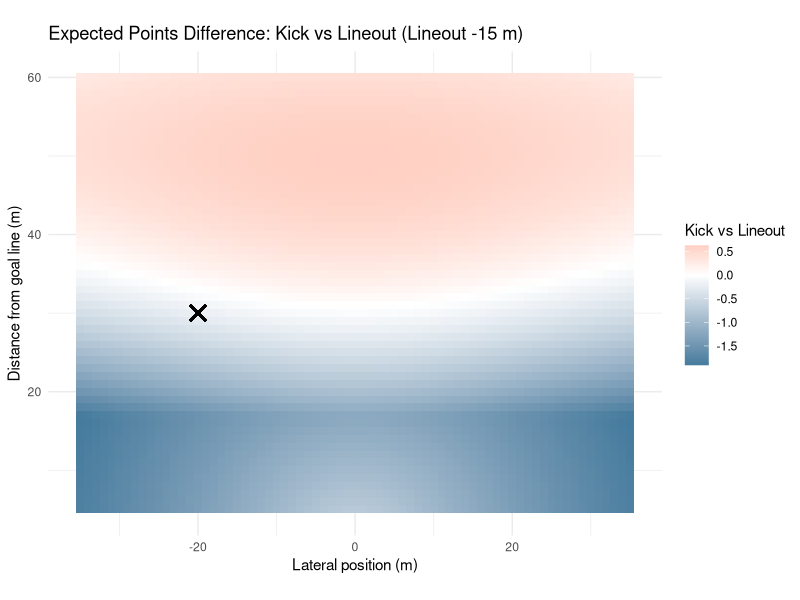
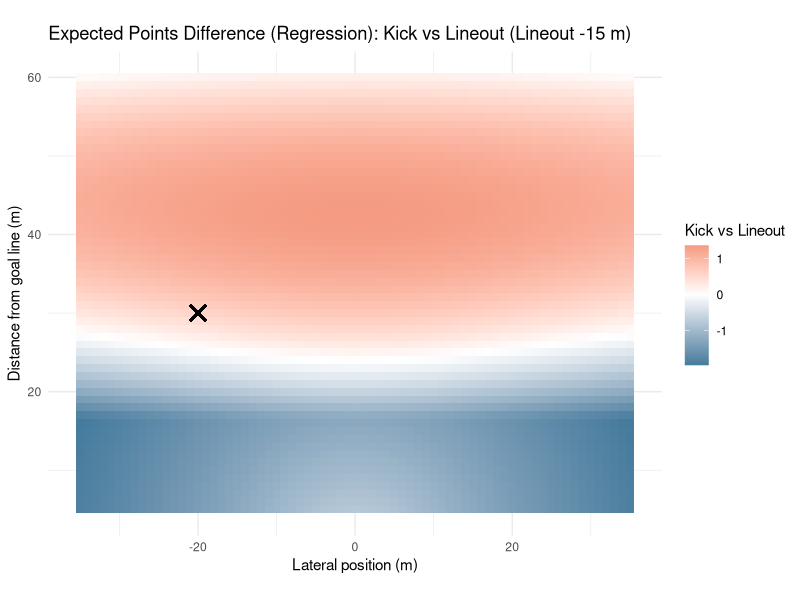
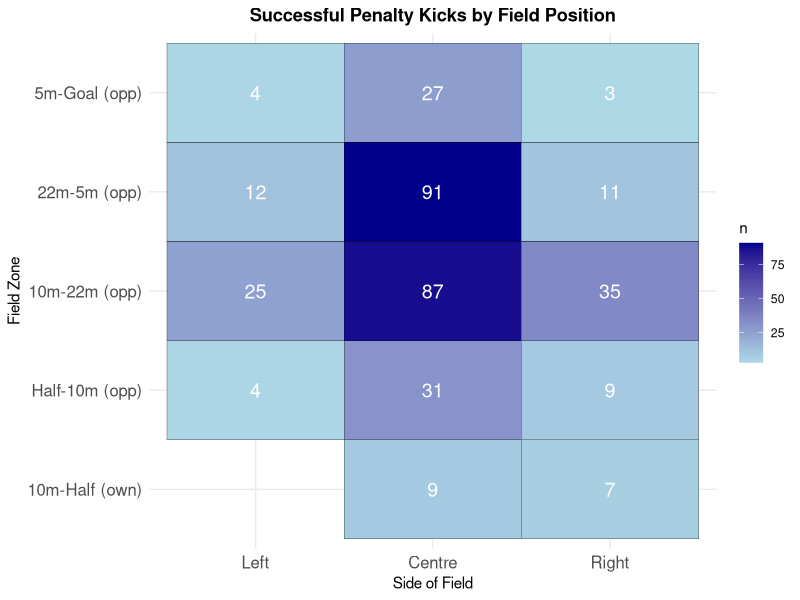
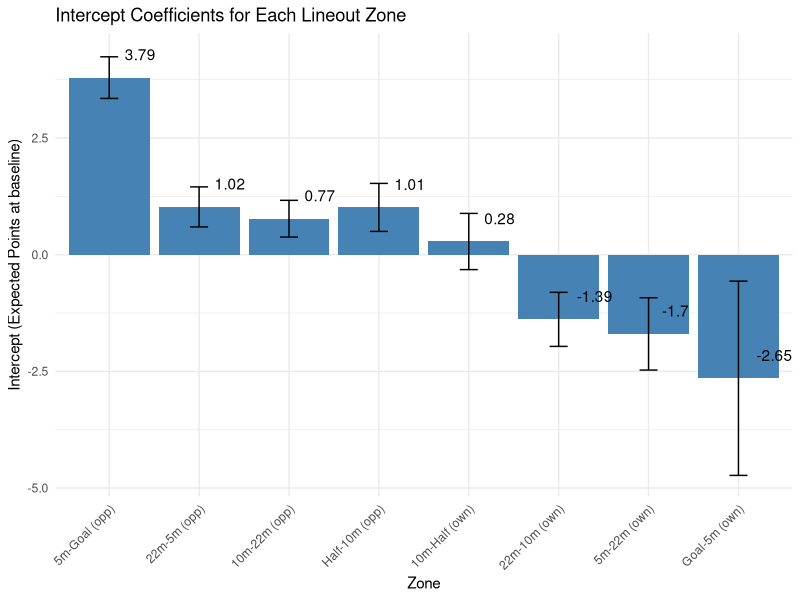
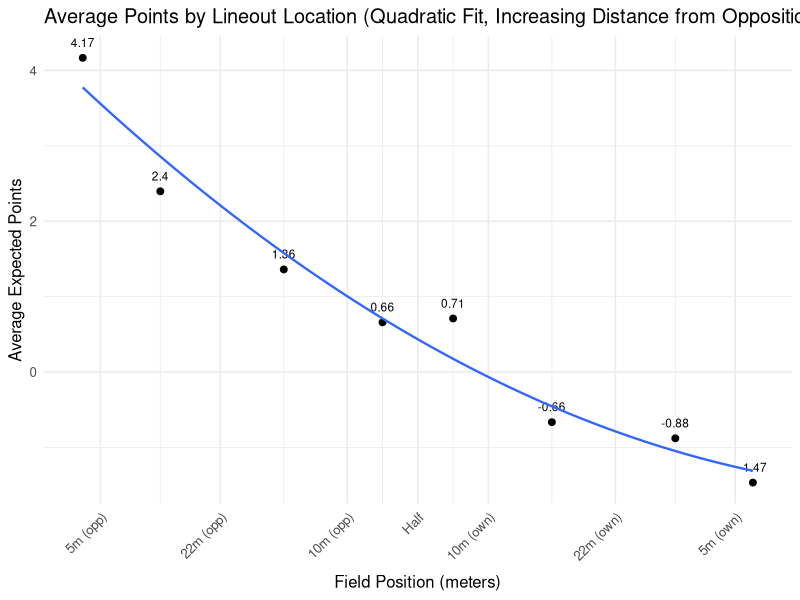
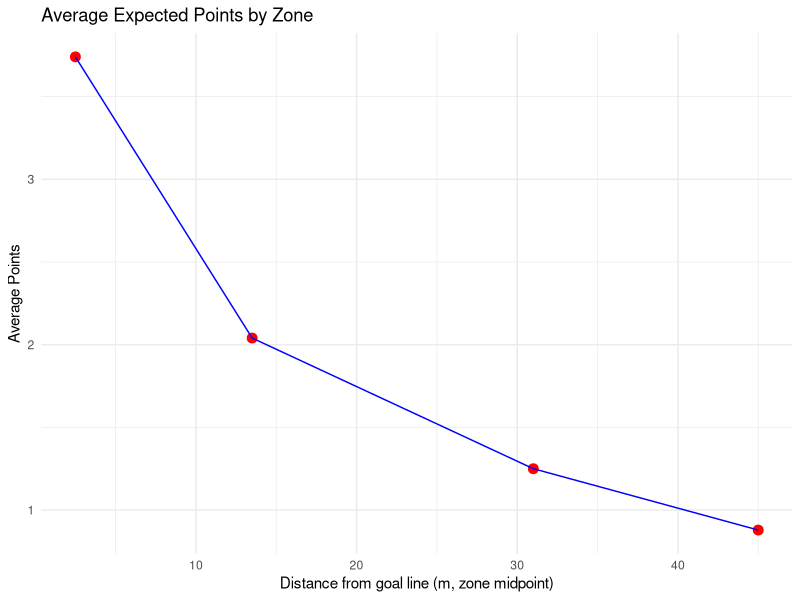
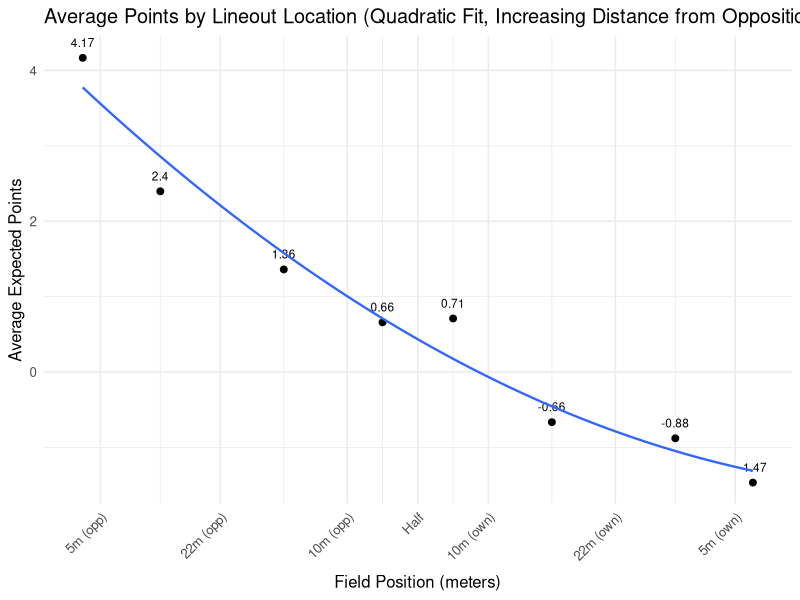
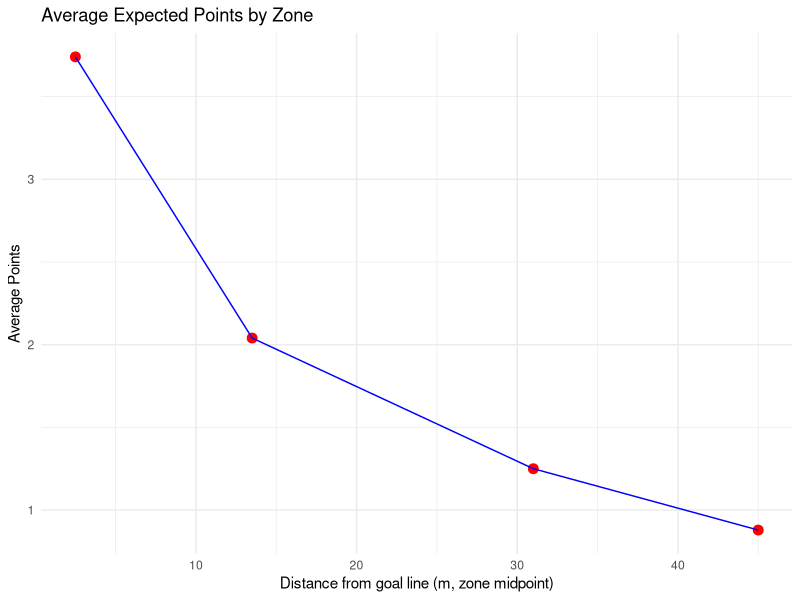

R code for these plots, in order: (Note: this script raises an error after producing the figures.)
##################
### REFERENCES ###
##################

# setwd("/Users/kennywatts/Documents/GitHub/Rugby-Expected-Points/")

## Links to Article
# https://www.data-ruck.com/blog/predicting-kicks-outcome/
# https://journals.sagepub.com/doi/10.1177/22150218251365220

## Data Download Link
# https://zenodo.org/api/records/13851563/files-archive

# Goal Kicking Data
# https://www.sciencedirect.com/science/article/pii/S1440244014000255


################
### PACKAGES ###
################

# install.packages("patchwork")
library(patchwork)

# install.packages("stringr")
library(stringr)

# install.packages("tidyverse")
library(tidyverse)

# install.packages("dplyr")
library(dplyr)

#################
### DATA LOAD ###
#################

# run from project directory (or within .Rproj)
phase_data = read_csv("data/phase_2018-19.csv")
# preview data
head(phase_data)

########################
### DATA EXPLORATION ###
#######################

# location where the phase began, determined determined by the metre lines dividing the pitch
unique(phase_data$Location)

# period between subsequent rucks
unique(phase_data$Phase)

# location on the pitch where the phase began, determined by the lineout lines dividing the pitch
unique(phase_data$Side)

# how did the play start?
unique(phase_data$Play_Start)

# upon scoring, the event was assigned to all phases since the previous scoring event
unique(phase_data$Outcome)

# points difference (I'm assuming for whoever has possession of the ball)
## oftentimes this is from perspective of the home team, but if it flips back and forth w/ possession then you're right
unique(phase_data$Points_Difference)

# phase data including cards

phase_data_cards <- phase_data

# remove instances when cards occur
phase_data <- phase_data %>%
  filter(
    Red_Cards_Own == 0,
    Red_Cards_Opp == 0,
    Yellow_Cards_Own == 0,
    Yellow_Cards_Opp == 0
  ) %>%
  select(-Red_Cards_Own, -Red_Cards_Opp, -Yellow_Cards_Own, -Yellow_Cards_Opp)

# get restarts
restarts <- phase_data %>%
  filter(Play_Start == "Restart Kick", Phase ==1)

# list of unique restart locations
unique(restarts$Location)

# successfulpenalty kicks and locations
successful_penalty_kicks <- phase_data %>%
  arrange(ID) %>% 
  mutate(
    prev_location = lag(Location),          # previous play location
    prev_team = lag(Team_In_Poss),          # previous team in possession
    prev_side = lag(Side),                  # previous side
    score_change = Points_Difference - lag(Points_Difference),
    
    # flip certain "own" zones to "opp"
    prev_location = case_when(
      prev_location == "Goal-5m (own)"   ~ "5m-Goal (opp)",
      prev_location == "5m-22m (own)"    ~ "22m-5m (opp)",
      prev_location == "22m-10m (own)"   ~ "10m-22m (opp)",
      TRUE ~ prev_location
    )
  ) %>%
  # isolate for 3-point scores
  filter(
    abs(score_change) == 3
  ) %>%
  select(ID, Round, Home, Away, Location, prev_location, prev_team, prev_side, Points_Difference, Outcome)
# preview data
print(successful_penalty_kicks)


# mapping successful penalty kicks

zone_levels <- c("Goal-5m (own)", "5m-22m (own)", "22m-10m (own)", "10m-Half (own)",
                 "Half-10m (opp)", "10m-22m (opp)", "22m-5m (opp)", "5m-Goal (opp)")

successful_penalty_kicks <- successful_penalty_kicks %>%
  mutate(
    prev_location = factor(prev_location, levels = zone_levels),
    prev_side = factor(prev_side, levels = c("Left", "Centre", "Right"))
  )

field_counts <- successful_penalty_kicks %>%
  count(prev_location, prev_side)

p1 <- ggplot(field_counts, aes(x = prev_side, y = prev_location, fill = n)) +
  geom_tile(color = "black") +
  geom_text(aes(label = n), color = "white", size = 5) +
  scale_fill_gradient(low = "lightblue", high = "darkblue") +
  labs(title = "Successful Penalty Kicks by Field Position",
       x = "Side of Field",
       y = "Field Zone") +
  theme_minimal() +
  theme(
    axis.text.x = element_text(size = 12),
    axis.text.y = element_text(size = 12),
    plot.title = element_text(hjust = 0.5, face = "bold")
  )

ggsave("plots/penalty_kicks_by_position.png", p1, width = 10, height = 8, dpi = 300)

# expected points of lineout in different locations

phase_data <- phase_data %>%
  mutate(
    # extract signed numbers inside parentheses: (+3), (-3), etc.
    points = str_extract(Outcome, "[-+]?\\d+") %>% as.numeric(),
    
    # handle cases with no number (e.g. "no score", turnovers)
    points = ifelse(is.na(points), 0, points)
  )

zones <- c(
  "5m-Goal (opp)",
  "22m-5m (opp)",
  "10m-22m (opp)",
  "Half-10m (opp)",
  "10m-Half (own)",
  "22m-10m (own)",
  "5m-22m (own)",
  "Goal-5m (own)"
)

lineouts_clean <- phase_data %>%
  filter(
    Play_Start == "Lineout",
    Location %in% zones,
    Phase == 1
  ) %>%
  arrange(Round, Home, Away, Team_In_Poss, desc(Seconds_Remaining))

expected_points_by_zone <- lineouts_clean %>%
  group_by(Location) %>%
  summarise(
    n_phases = n(),
    avg_points = mean(points, na.rm = TRUE),
    total_points = sum(points, na.rm = TRUE),
    .groups = "drop"
)

print(expected_points_by_zone)

#####
# Expected points using linear regression
#####

last_play <- phase_data_cards %>%
  group_by(Round, Home, Away) %>%
  filter(ID == max(ID)) %>%
  ungroup() %>%
  mutate(
    last_play_points = str_extract(Outcome, "[-+]?\\d+") %>% as.numeric(),
    last_play_points = ifelse(is.na(last_play_points), 0, last_play_points),
    
    Score_Change = last_play_points,
    
    Final_Points_Difference = Points_Difference + Score_Change,
    Final_Points_Diff_Home = if_else(Team_In_Poss == "Home",
                                     Final_Points_Difference,
                                     -Final_Points_Difference)
)

# making win percentage column

matches <- last_play %>%
  select(Round, Home, Away, Final_Points_Diff_Home) %>%
  distinct()

team_games <- matches %>%
  pivot_longer(cols = c(Home, Away),
               names_to = "Side",
               values_to = "Team") %>%
  mutate(
    Win = case_when(
      Side == "Home" & Final_Points_Diff_Home > 0 ~ 1,
      Side == "Home" & Final_Points_Diff_Home <= 0 ~ 0,
      Side == "Away" & Final_Points_Diff_Home < 0 ~ 1,
      Side == "Away" & Final_Points_Diff_Home >= 0 ~ 0
    ),
    Round = as.numeric(Round)
  ) %>%
  arrange(Team, Round)

team_games <- team_games %>%
  group_by(Team) %>%
  arrange(Round) %>%
  mutate(
    Games_Played = lag(row_number(), default = 0),
    Wins_Before = lag(cumsum(Win), default = 0),
    WinPct_Before = if_else(Games_Played == 0, 0.5, Wins_Before / Games_Played)
  ) %>%
  ungroup()

phase_data_cards <- phase_data_cards %>%
  mutate(
    Team_for_join = case_when(
      Team_In_Poss == "Home" ~ Home,
      Team_In_Poss == "Away" ~ Away
    )
  )

phase_data_cards <- phase_data_cards %>%
  left_join(
    team_games %>% select(Team, Round, WinPct_Before),
    by = c("Team_for_join" = "Team", "Round" = "Round")
  )

regression_lineouts <- phase_data_cards %>%
  filter(
    Play_Start == "Lineout",
    Location %in% zones,
    Phase == 1
  )

regression_lineouts <- regression_lineouts %>%
  mutate(
    Home_Attack = if_else(Team_In_Poss == "Home", 1, 0)
  )

regression_lineouts <- regression_lineouts %>%
  mutate(
    Opponent = if_else(Team_In_Poss == "Home", Away, Home)
  ) %>%
  left_join(
    team_games %>% select(Team, Round, WinPct_Before) %>%
      rename(Opponent = Team,
             Opponent_WinPct = WinPct_Before),
    by = c("Opponent", "Round")
  )

regression_lineouts <- regression_lineouts %>%
  mutate(
    WinPct_Diff = WinPct_Before - Opponent_WinPct
  )

regression_lineouts <- regression_lineouts %>%
  mutate(
    Card_Diff = (Yellow_Cards_Opp + Red_Cards_Opp) - (Yellow_Cards_Own + Red_Cards_Own)
  )

regression_lineouts <- regression_lineouts %>%
  mutate(
  points = str_extract(Outcome, "[-+]?\\d+") %>% as.numeric(),
  points = ifelse(is.na(points), 0, points))

lineouts_by_zone <- split(regression_lineouts, regression_lineouts$Location)

zone_regressions <- list()

for (zone_name in names(lineouts_by_zone)) {
  df <- lineouts_by_zone[[zone_name]]
  
  lm_zone <- lm(points ~ Seconds_Remaining + Home_Attack + WinPct_Diff + Card_Diff, data = df)
  
  zone_regressions[[zone_name]] <- lm_zone
}

# Expected points for each zone using regression

library(broom)

zone_coefficients <- lapply(names(zone_regressions), function(zone) {
  broom::tidy(zone_regressions[[zone]]) %>%
    mutate(Location = zone)
}) %>%
  bind_rows()

zones_order <- c(
  "5m-Goal (opp)",
  "22m-5m (opp)",
  "10m-22m (opp)",
  "Half-10m (opp)",
  "10m-Half (own)",
  "22m-10m (own)",
  "5m-22m (own)",
  "Goal-5m (own)"
)

intercepts <- zone_coefficients %>%
  filter(term == "(Intercept)")

intercepts <- intercepts %>%
  mutate(Location = factor(Location, levels = zones_order))

reg_plot <- ggplot(intercepts, aes(x = Location, y = estimate)) +
  geom_col(fill = "steelblue") +
  geom_errorbar(aes(ymin = estimate - std.error, ymax = estimate + std.error), width = 0.2) +
  geom_text(aes(label = round(estimate, 2)),
            nudge_y = 0.5,   # move labels slightly above the bars
            hjust = -0.5) +   # center horizontally
  labs(
    x = "Zone",
    y = "Intercept (Expected Points at baseline)",
    title = "Intercept Coefficients for Each Lineout Zone"
  ) +
  theme_minimal() +
  theme(axis.text.x = element_text(angle = 45, hjust = 1))

ggsave("plots/reg_plot.png", reg_plot, width = 10, height = 6, dpi = 300)

# Expected Points of Lineout All Areas of the pitch

expected_points_by_zone <- lineouts_clean %>%
  group_by(Location) %>%
  summarise(
    n_phases = n(),
    avg_points = mean(points, na.rm = TRUE),
    total_points = sum(points, na.rm = TRUE),
    .groups = "drop"
  ) %>%
  mutate(Location = factor(Location, levels = zones_order)) %>%
  arrange(Location)

expected_points_regression <- intercepts %>%
  mutate(Location = factor(Location, levels = zones_order)) %>%
  arrange(Location)

# Print Table
print(expected_points_by_zone)

# Plot of Meteres vs Expected Points of Lineout

field_lines <- c(5, 22, 40, 50, 60, 78, 95)
line_names <- c("5m (opp)", "22m (opp)", "10m (opp)", "Half", "10m (own)", "22m (own)", "5m (own)")

zone_meters <- c(2.5, 13.5, 31, 45, 55, 69, 86.5, 97.5)

expected_points_by_zone$Location <- factor(expected_points_by_zone$Location, levels = zones_order)
expected_points_by_zone$meter_x <- zone_meters[match(as.character(expected_points_by_zone$Location), zones_order)]

expected_points_regression$Location <- factor(expected_points_regression$Location, levels = zones_order)
expected_points_regression$meter_x <- zone_meters[match(as.character(expected_points_regression$Location), zones_order)]

# Computing Quadratic Minimum

quad_fit_tmp <- lm(avg_points ~ poly(meter_x, 2), data = expected_points_by_zone)
quad_fit_reg <- lm(estimate ~ poly(meter_x, 2), data = expected_points_regression)

grid_x <- seq(min(expected_points_by_zone$meter_x, na.rm = TRUE),
              max(expected_points_by_zone$meter_x, na.rm = TRUE),
              length.out = 2000)

pred_tmp <- predict(quad_fit_tmp, newdata = data.frame(meter_x = grid_x))
pred_reg <- predict(quad_fit_reg, newdata = data.frame(meter_x = grid_x))

cap_x <- grid_x[which.min(pred_tmp)]
cap_x_reg <- grid_x[which.min(pred_reg)]

lineout_plot <- ggplot(expected_points_by_zone, aes(x = meter_x, y = avg_points)) +
  geom_point(size = 2) +
  geom_text(aes(label = round(avg_points, 2)), vjust = -1.2, size = 3, check_overlap = TRUE) +
  geom_smooth(method = "lm", formula = y ~ poly(pmin(x,  cap_x), 2), se = FALSE, linewidth = 0.8) +
  scale_x_continuous(
    breaks = field_lines,
    labels = line_names,
    expand = expansion(add = c(3, 3)),
    limits = c(0, 100)  # ensures full field range
  ) +
  labs(
    title = "Average Points by Lineout Location (Quadratic Fit, Increasing Distance from Opposition Goal Line)",
    x = "Field Position (meters)",
    y = "Average Expected Points"
  ) +
  theme_minimal(base_size = 12) +
  theme(
    axis.text.x = element_text(angle = 45, hjust = 1),
    axis.title.x = element_text(margin = ggplot2::margin(t = unit(8, "pt")))
  )

ggsave("plots/lineout_plot.png", lineout_plot, width = 10, height = 6, dpi = 300)

df <- tibble::tibble(
  y_mid = c(31, 13.5, 2.5, 45),
  avg_points = c(1.25, 2.04, 3.74, 0.879)
)

p2 <- ggplot(df, aes(x = y_mid, y = avg_points)) +
  geom_point(size = 3, color = "red") +
  geom_line(group = 1, color = "blue") +
  labs(
    title = "Average Expected Points by Zone",
    x = "Distance from goal line (m, zone midpoint)",
    y = "Average Points"
  ) +
  theme_minimal()

ggsave("plots/expected_points_by_zone.png", p2, width = 10, height = 6, dpi = 300)

# Regression quad plot

lineout_plot_reg <- ggplot(expected_points_regression, aes(x = meter_x, y = estimate)) +
  geom_point(size = 2) +
  geom_text(aes(label = round(estimate, 2)), vjust = -1.2, size = 3, check_overlap = TRUE) +
  geom_smooth(method = "lm", formula = y ~ poly(pmin(x,  cap_x_reg), 3), se = FALSE, linewidth = 0.8) +
  scale_x_continuous(
    breaks = field_lines,
    labels = line_names,
    expand = expansion(add = c(3, 3)),
    limits = c(0, 100)  # ensures full field range
  ) +
  labs(
    title = "Average Points by Lineout Location (Cubic Fit, Increasing Distance from Opposition Goal Line)",
    x = "Field Position (meters)",
    y = "Average Expected Points"
  ) +
  theme_minimal(base_size = 12) +
  theme(
    axis.text.x = element_text(angle = 45, hjust = 1),
    axis.title.x = element_text(margin = ggplot2::margin(t = unit(8, "pt")))
  )

ggsave("plots/lineout_plot_reg.png", lineout_plot, width = 10, height = 6, dpi = 300)

df_reg <- tibble::tibble(
  y_mid = c(31, 13.5, 2.5, 45),
  estimate = c(1.25, 2.04, 3.74, 0.879)
)

p2_reg <- ggplot(df_reg, aes(x = y_mid, y = estimate)) +
  geom_point(size = 3, color = "red") +
  geom_line(group = 1, color = "blue") +
  labs(
    title = "Average Expected Points by Zone",
    x = "Distance from goal line (m, zone midpoint)",
    y = "Average Points"
  ) +
  theme_minimal()

ggsave("plots/expected_points_regression.png", p2_reg, width = 10, height = 6, dpi = 300)

# coefficients from logistic regression (REPLICATE THIS)
beta_angle <- 0.45
beta_distance <- -0.022
intercept <- -1.78

x_vals <- seq(-35, 35, by = 1)
y_vals <- seq(5, 60, by = 1)
grid <- expand.grid(x = x_vals, y = y_vals)

# SET THIS AS DEFAULT VALUE, CORRECT IF NOT SO
post_half_width <- 2.81

# logistic function
logit_prob <- function(angle, distance) {
  1 / (1 + exp(-(beta_angle * angle + beta_distance * distance + intercept)))
}

compute_expected_points <- function(x, y, post_half_width = 2.81) {
  # positions of the posts along the x-axis
  left_post_x  <- -post_half_width
  right_post_x <-  post_half_width
  
  # distances to the posts from kicker at (x, y)
  angle_left  <- atan2(x + left_post_x, y)
  angle_right <- atan2(x - right_post_x, y)
  
  # angular width of target
  angle <- angle_right - angle_left
  
  # logistic probability
  distance <- sqrt(x^2 + y^2)
  prob_raw <- logit_prob(angle, distance)
  
  prob_raw
}

grid <- grid %>%
  mutate(
    prob_raw_pos = compute_expected_points(x, y),
    prob_raw_neg = compute_expected_points(-x, y),  # mirror kicker position
    prob_raw_max = pmax(prob_raw_pos, prob_raw_neg)
  ) %>%
  mutate(
    prob = prob_raw_max / max(prob_raw_max),
    expected_points = prob * 3 + (1-prob)*0.604    # 0.604 obtained from expected points following a 22 meter drop out
  )


# plot symmetric heatmap
thresholds <- c(0.8, 0.6, 0.4, 0.2)

p3 <- ggplot(grid, aes(x = x, y = y, fill = prob)) +
  geom_tile() +
  geom_contour(aes(z = prob),
               breaks = thresholds,
               color = "white",
               linewidth = 0.8,
               linetype = "dashed") +
  scale_fill_viridis_c(option = "magma", name = "Expected Prob") +
  coord_fixed() +
  labs(
    title = "Expected Probability of Kick Success (Symmetric)",
    x = "Lateral position (m)",
    y = "Distance from goal line (m)"
  ) +
  theme_minimal()

ggsave("plots/kick_success_probability.png", p3, width = 12, height = 10, dpi = 300)

p4 <- ggplot(grid, aes(x = x, y = y, fill = expected_points)) +
  geom_tile() +
  scale_fill_viridis_c(option = "magma", name = "Expected Points") +
  coord_fixed() +
  labs(
    title = "Expected Points of Kick Success (Symmetric)",
    x = "Lateral position (m)",
    y = "Distance from goal line (m)"
  ) +
  theme_minimal()

ggsave("plots/expected_points_heatmap.png", p4, width = 12, height = 10, dpi = 300)



# Expected Points after Penalty miss (drop kick from opposition 22m)

all_restarts <- restarts

head(all_restarts)
table(all_restarts$Location)

# Need to Remove All Restarts After Tries and Penalties

restarts_not_after_score <- phase_data %>%
  mutate(
    prev_ID = lag(ID),
    prev_Points = lag(Points_Difference),
    prev_Play = lag(Play_Start),
    prev_Team_In_Poss = lag(Team_In_Poss)
  ) %>%
  filter(
    Phase == 1,
    Play_Start == "Restart Kick",
    !is.na(prev_ID),
    abs(Points_Difference - prev_Points) == 0,
    Seconds_Remaining < 4795,
    !between(Seconds_Remaining, 2390, 2400)
  )



head(restarts_not_after_score)
table(restarts_not_after_score$Location)


# Filtering out unreasonable locations

avg_points_by_location_restarts <- restarts_not_after_score %>%
  group_by(Location) %>%
  summarise(
    n = n(),
    avg_expected_points = mean(points, na.rm = TRUE)
  ) %>%
  arrange(desc(avg_expected_points))

print(avg_points_by_location_restarts)

overall_avg_points_restarts <- restarts_not_after_score %>%
  summarise(overall_avg_expected_points = mean(points, na.rm = TRUE))

print(overall_avg_points_restarts)


# lineout expected points

expected_points_by_zone <- tibble(
  Location = c("10m-22m (opp)", "22m-5m (opp)", "5m-Goal (opp)", "Half-10m (opp)"),
  y_mid = c(31, 13.5, 2.5, 45),
  avg_points = c(1.25, 2.04, 3.74, 0.879)
)

expected_points_by_zone_reg <- tibble(
  Location = c("10m-22m (opp)", "22m-5m (opp)", "5m-Goal (opp)", "Half-10m (opp)"),
  y_mid = c(31, 13.5, 2.5, 45),
  avg_points = c(0.77, 1.02, 3.79, 1.01)
)

# fit quadratic function
quad_fit <- lm(avg_points ~ poly(y_mid, 2, raw = TRUE), data = expected_points_by_zone)
quad_fit_reg <- lm(avg_points ~ poly(y_mid, 2, raw = TRUE), data = expected_points_by_zone_reg)

y_dense <- seq(min(expected_points_by_zone$y_mid),
               max(expected_points_by_zone$y_mid), length.out = 500)
y_dense_reg <- seq(min(expected_points_by_zone_reg$y_mid),
               max(expected_points_by_zone_reg$y_mid), length.out = 500)

fitted_dense <- predict(quad_fit, newdata = data.frame(y_mid = y_dense))
fitted_dense_reg <- predict(quad_fit_reg, newdata = data.frame(y_mid = y_dense_reg))

p5 <- ggplot() +
  geom_point(data = expected_points_by_zone, aes(x = y_mid, y = avg_points), color = "blue") +
  geom_line(aes(x = y_dense, y = fitted_dense), color = "red", linewidth = 1) +
  labs(title = "Quadratic Fit to Average Points by Zone",
       x = "y_mid",
       y = "Average Points") +
  theme_minimal()

ggsave("plots/quadratic_fit.png", p5, width = 10, height = 6, dpi = 300)

p5_reg <- ggplot() +
  geom_point(data = expected_points_by_zone_reg, aes(x = y_mid, y = avg_points), color = "blue") +
  geom_line(aes(x = y_dense_reg, y = fitted_dense_reg), color = "red", linewidth = 1) +
  labs(title = "Quadratic Fit to Average Points by Zone",
       x = "y_mid",
       y = "Average Points") +
  theme_minimal()

ggsave("plots/quadratic_fit_reg.png", p5, width = 10, height = 6, dpi = 300)

interpolate_quad <- function(x) {
  predict(quad_fit, newdata = data.frame(y_mid = x))
}

interpolate_quad_reg <- function(x) {
  predict(quad_fit_reg, newdata = data.frame(y_mid = x))
}

grid <- grid %>%
  mutate(
    avg_points_interp = interpolate_quad(y),
    point_diff = expected_points - avg_points_interp
  )

grid_reg <- grid %>%
  mutate(
    avg_points_interp = interpolate_quad_reg(y),
    point_diff = expected_points - avg_points_interp
  )

# graph of if the lineout takes place at the same distance from goal as kick
p6 <- ggplot(grid, aes(x = x, y = y, fill = point_diff)) +
  geom_tile() +
  scale_fill_gradient2(
    low = "#457B9D",    # darker blue for negative
    mid = "white",       # zero
    high = "#E76F51",   # darker orange/red for positive
    midpoint = 0,
    name = "Kick vs Lineout"
  ) +
  coord_fixed() +
  labs(
    title = "Expected Points Difference: Kick vs Lineout",
    x = "Lateral position (m)",
    y = "Distance from goal line (m)"
  ) +
  theme_minimal()

ggsave("plots/kick_vs_lineout_comparison.png", p6, width = 12, height = 10, dpi = 300)


p6_reg <- ggplot(grid_reg, aes(x = x, y = y, fill = point_diff)) +
  geom_tile() +
  scale_fill_gradient2(
    low = "#457B9D",    # darker blue for negative
    mid = "white",       # zero
    high = "#E76F51",   # darker orange/red for positive
    midpoint = 0,
    name = "Kick vs Lineout"
  ) +
  coord_fixed() +
  labs(
    title = "Expected Points Difference (Regression): Kick vs Lineout",
    x = "Lateral position (m)",
    y = "Distance from goal line (m)"
  ) +
  theme_minimal()

ggsave("plots/kick_vs_lineout_comparison_reg.png", p6_reg, width = 12, height = 10, dpi = 300)

# with a y shift

y_shifts <- c(0, -5, -10, -15, -20, -25)

plots <- lapply(y_shifts, function(shift) {
  
  grid_shifted <- grid %>%
    mutate(
      avg_points_interp = pmin(interpolate_quad(y + shift), 3.74),  # cap at 3.74
      point_diff = expected_points - avg_points_interp
    )
  
  p <- ggplot(grid_shifted, aes(x = x, y = y, fill = point_diff)) +
    geom_tile() +
    scale_fill_gradient2(
      low = "#457B9D",    # darker blue for negative
      mid = "white",       # zero
      high = "#E76F51",   # darker orange/red for positive
      midpoint = 0,
      name = "Kick vs Lineout"
    ) +
    coord_fixed() +
    labs(
      title = paste("Expected Points Difference: Kick vs Lineout (Lineout", shift, "m)"),
      x = "Lateral position (m)",
      y = "Distance from goal line (m)"
    ) +
    theme_minimal()
  
  # Save each plot
  filename <- paste0("plots/kick_vs_lineout_shift_", abs(shift), "m.png")
  ggsave(filename, p, width = 12, height = 10, dpi = 300)
  
  p
})

plots_reg <- lapply(y_shifts, function(shift) {
  
  grid_shifted_reg <- grid_reg %>%
    mutate(
      avg_points_interp = pmin(interpolate_quad_reg(y + shift), 3.79),  # cap at 3.79
      point_diff = expected_points - avg_points_interp
    )
  
  p_reg <- ggplot(grid_shifted_reg, aes(x = x, y = y, fill = point_diff)) +
    geom_tile() +
    scale_fill_gradient2(
      low = "#457B9D",    # darker blue for negative
      mid = "white",       # zero
      high = "#E76F51",   # darker orange/red for positive
      midpoint = 0,
      name = "Kick vs Lineout"
    ) +
    coord_fixed() +
    labs(
      title = paste("Expected Points Difference (Regression): Kick vs Lineout (Lineout", shift, "m)"),
      x = "Lateral position (m)",
      y = "Distance from goal line (m)"
    ) +
    theme_minimal()
  
  # Save each plot
  filename <- paste0("plots/kick_vs_lineout_reg_shift_", abs(shift), "m.png")
  ggsave(filename, p_reg, width = 12, height = 10, dpi = 300)
  
  p_reg
})

# Specific y shift and decision marker

y_shift <- -15

marker_x <- -20
marker_y <- 30

grid_shifted <- grid %>%
  mutate(
    avg_points_interp = pmin(interpolate_quad(y + y_shift), 3.74),
    point_diff = expected_points - avg_points_interp
  )

grid_shifted_reg <- grid %>%
  mutate(
    avg_points_interp = pmin(interpolate_quad_reg(y + y_shift), 3.79),
    point_diff = expected_points - avg_points_interp
  )

decision_marker <- ggplot(grid_shifted, aes(x = x, y = y, fill = point_diff)) +
  geom_tile() +
  scale_fill_gradient2(
    low = "#457B9D",    # darker blue for negative
    mid = "white",       # zero
    high = "#E76F51",   # darker orange/red for positive
    midpoint = 0,
    name = "Kick vs Lineout"
  ) +
  coord_fixed() +
  labs(
    title = paste("Expected Points Difference: Kick vs Lineout (Lineout", y_shift, "m)"),
    x = "Lateral position (m)",
    y = "Distance from goal line (m)"
  ) +
  theme_minimal() +
  # Add your marker
  geom_point(aes(x = marker_x, y = marker_y), color = "black", size = 4, shape = 4, stroke = 1.2)

ggsave("plots/kick_vs_lineout_shift_15m_marker.png", decision_marker, width = 12, height = 10, dpi = 300)

decision_marker

decision_marker_reg <- ggplot(grid_shifted_reg, aes(x = x, y = y, fill = point_diff)) +
  geom_tile() +
  scale_fill_gradient2(
    low = "#457B9D",    # darker blue for negative
    mid = "white",       # zero
    high = "#E76F51",   # darker orange/red for positive
    midpoint = 0,
    name = "Kick vs Lineout"
  ) +
  coord_fixed() +
  labs(
    title = paste("Expected Points Difference (Regression): Kick vs Lineout (Lineout", y_shift, "m)"),
    x = "Lateral position (m)",
    y = "Distance from goal line (m)"
  ) +
  theme_minimal() +
  # Add your marker
  geom_point(aes(x = marker_x, y = marker_y), color = "black", size = 4, shape = 4, stroke = 1.2)

ggsave("plots/kick_vs_lineout_shift_15m_marker_reg.png", decision_marker_reg, width = 12, height = 10, dpi = 300)

decision_marker_reg

marker_value <- grid_shifted %>%
  filter(x == marker_x, y == marker_y) %>%
  select(expected_points, avg_points_interp, point_diff)

marker_value <- marker_value %>%
  mutate(
    expected_points = round(expected_points, 2),
    avg_points_interp = round(avg_points_interp, 2),
    point_diff = round(point_diff, 2)
  )

marker_value

marker_value_reg <- grid_shifted_reg %>%
  filter(x == marker_x, y == marker_y) %>%
  select(expected_points, avg_points_interp, point_diff)

marker_value_reg <- marker_value_reg %>%
  mutate(
    expected_points = round(expected_points, 2),
    avg_points_interp = round(avg_points_interp, 2),
    point_diff = round(point_diff, 2)
  )

marker_value_reg


# All Blacks vs South Africa Game

sep_game_data = read_csv("data/All Blacks vs South Africa Game Sep 16th.csv")

sep_game_data <- sep_game_data %>%
  rename(
    x = `x location`,
    y = `y location`
  ) %>%
  mutate(
    x = x - 35
  )
  
sep_game_data <- sep_game_data %>%
  left_join(grid, by = c("x", "y"))

sep_game_data <- sep_game_data %>%
  mutate(
    optimal_decision = if_else(point_diff > 0, "lineout", "kick")
  )

decision_tbl <- sep_game_data %>%
  select(Decision, optimal_decision, point_diff)
print(decision_tbl)

decision_tbl <- decision_tbl %>%
  mutate(
    missed_points = if_else(Decision == optimal_decision, 0, point_diff)
  )
print(decision_tbl)

sum(abs(decision_tbl$missed_points))

# Graphing Decision Boundary

marker_x <- -20
marker_y <- 30

y_shifts <- seq(0, -25, by = -1)

shift_results <- lapply(y_shifts, function(shift) {
  grid_shifted <- grid %>%
    mutate(
      avg_points_interp = pmin(interpolate_quad(y + shift), 3.74),
      point_diff = expected_points - avg_points_interp
    )
  
  marker_val <- grid_shifted %>%
    mutate(dist = sqrt((x - marker_x)^2 + (y - marker_y)^2)) %>%
    slice_min(dist, n = 1) %>%
    select(expected_points, avg_points_interp)
  
  tibble(
    y_shift = shift,
    kick_EP = marker_val$expected_points,
    lineout_EP = marker_val$avg_points_interp
  )
}) %>%
  bind_rows()

shift_results_long <- shift_results %>%
  mutate(y_shift_plot = abs(y_shift)) %>%
  pivot_longer(
    cols = c(kick_EP, lineout_EP),
    names_to = "Option",
    values_to = "Expected_Points"
  )

f <- function(shift) interpolate_quad(marker_y + shift) - shift_results$kick_EP[1]

zero_shift <- -uniroot(f, c(-20, 30))$root

zero_shift

delta_intercept <- ggplot(shift_results_long, aes(x = y_shift_plot, y = Expected_Points, color = Option)) +
  geom_line(size = 1.2) +
  geom_point(size = 2) +
  geom_point(
    data = intersection,
    aes(x = y_shift_intersect, y = Expected_Points_intersect),
    color = "black", size = 3, shape = 21
  ) +
  geom_vline(xintercept = abs(zero_shift), linetype = "dashed", color = "black") +
  annotate(
    "text",
    x = abs(zero_shift) + 1,  # shift label slightly right (adjust as needed)
    y = max(shift_results_long$Expected_Points),
    label = sprintf("Intercept = %.2f m", abs(zero_shift)),
    vjust = -0.5,
    hjust = 0
  ) +
  theme_minimal() +
  labs(
    title = paste("Expected Points vs Lineout Shift at (", marker_x, ",", marker_y, ")"),
    x = "Yards Gained for Lineout (m)",
    y = "Expected Points",
    color = "Option"
  )

ggsave("plots/delta_intercept_graph.png", delta_intercept, width = 12, height = 10, dpi = 300)
